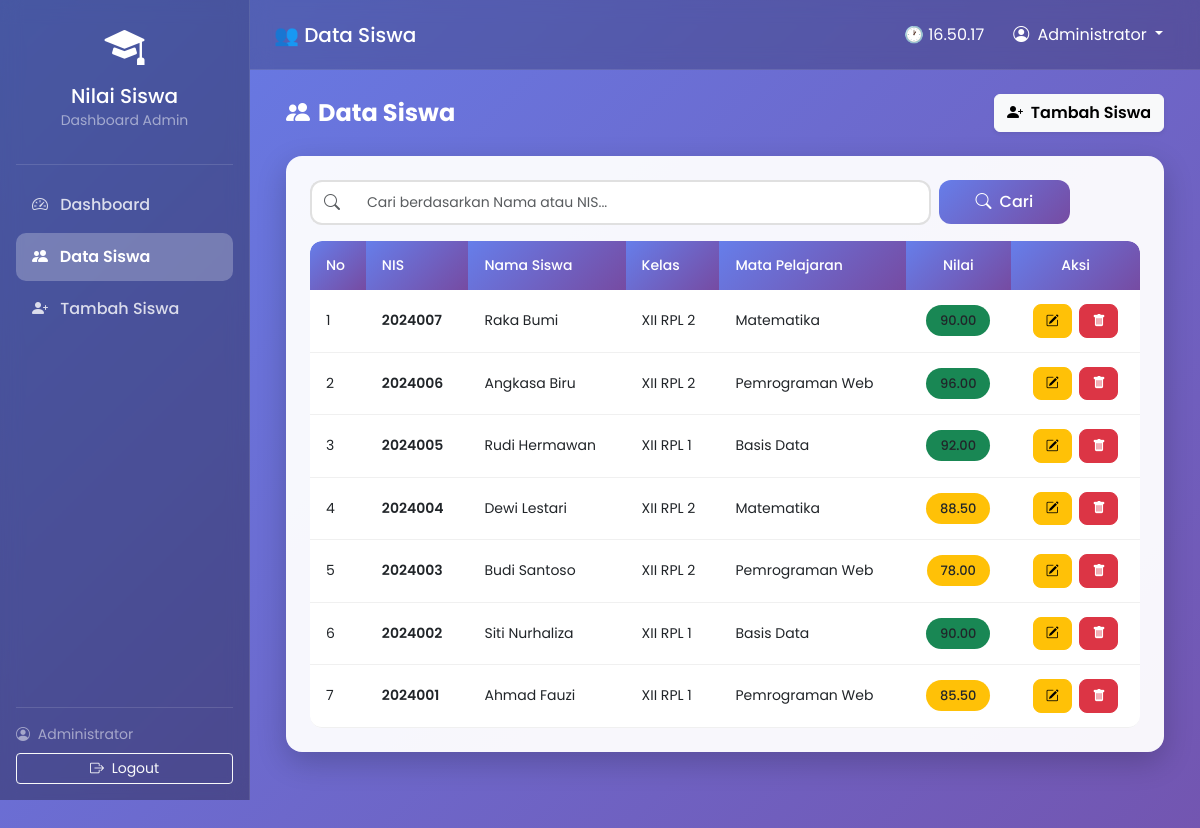
Screenshot of /lihat_siswa.php (signed in) with the database file from the repository.
### tables this page shows
CREATE TABLE `siswa` (
  `id_siswa` int(11) NOT NULL,
  `nis` varchar(20) NOT NULL,
  `nama_siswa` varchar(100) NOT NULL,
  `kelas` varchar(20) NOT NULL,
  `mata_pelajaran` varchar(50) NOT NULL,
  `nilai` decimal(5,2) NOT NULL
);

### lihat_siswa.php (the view, shortened to what this page needs)
<?php
require_once 'koneksi.php';
$keyword = isset($_GET['cari']) ? bersihkan_input($_GET['cari']) : '';
if (!empty($keyword)) {
    $query = "SELECT * FROM siswa WHERE nama_siswa LIKE ? OR nis LIKE ? OR kelas LIKE ? OR mata_pelajaran LIKE ? ORDER BY id_siswa DESC";
    $stmt = mysqli_prepare($koneksi, $query);
    $search_param = "%{$keyword}%";
    mysqli_stmt_bind_param($stmt, "ssss", $search_param, $search_param, $search_param, $search_param);
    mysqli_stmt_execute($stmt);
    $result = mysqli_stmt_get_result($stmt);
} else {
    $query = "SELECT * FROM siswa ORDER BY id_siswa DESC";
    $result = mysqli_query($koneksi, $query);
}
?>
<!DOCTYPE html>
<html lang="id">
<head>
    <link href="https://cdn.jsdelivr.net/npm/bootstrap@5.3.0/dist/css/bootstrap.min.css" rel="stylesheet">
    <link href="https://cdn.jsdelivr.net/npm/bootstrap-icons@1.10.5/font/bootstrap-icons.css" rel="stylesheet">
    <link rel="stylesheet" href="https://cdnjs.cloudflare.com/ajax/libs/animate.css/4.1.1/animate.min.css">
    <link rel="stylesheet" href="style.css">
</head>
<body>
    <?php include 'sidebar.php'; ?>
    <?php include 'navbar.php'; ?>
    <div class="main-content">
        <div class="container-fluid">
            <div class="d-flex flex-wrap justify-content-between align-items-center mb-4 animate__animated animate__fadeInDown">
                <h4 class="text-white fw-bold mb-2 mb-md-0">
                    <i class="bi bi-people-fill me-2"></i>Data Siswa
                </h4>
                <a href="tambah_siswa.php" class="btn btn-light fw-semibold shadow-sm">
                    <i class="bi bi-person-plus-fill me-1"></i> Tambah Siswa
                </a>
            </div>
            <div class="card-custom animate__animated animate__fadeInUp">
                <form method="GET" action="lihat_siswa.php" class="row g-2 mb-3">
                    <div class="col-12 col-md-8 col-lg-9">
                        <div class="input-group">
                            <span class="input-group-text bg-white border-end-0" style="border-radius: 12px 0 0 12px;">
                                <i class="bi bi-search text-muted"></i>
                            </span>
                            <input
                                type="text"
                                name="cari"
                                class="form-control search-box border-start-0"
                                placeholder="Cari berdasarkan Nama atau NIS..."
                                value="<?= htmlspecialchars($keyword) ?>"
                                autocomplete="off"
                            >
                        </div>
                    </div>
                    <div class="col-6 col-md-2 col-lg-2">
                        <button type="submit" class="btn btn-search w-100">
                            <i class="bi bi-search me-1"></i> Cari
                        </button>
                    </div>
                    <div class="col-6 col-md-2 col-lg-1">
                    </div>
                </form>
                <div class="table-responsive">
                    <table class="table table-custom mb-0">
                        <thead>
                            <tr>
                                <th>No</th>
                                <th>NIS</th>
                                <th>Nama Siswa</th>
                                <th>Kelas</th>
                                <th>Mata Pelajaran</th>
                                <th class="text-center">Nilai</th>
                                <th class="text-center">Aksi</th>
                            </tr>
                        </thead>
                        <tbody>
                            <?php if (mysqli_num_rows($result) > 0): ?>
                                <?php $no = 1; ?>
                                <?php while ($row = mysqli_fetch_assoc($result)): ?>
                                    <tr>
                                        <td><?= $no++ ?></td>
                                        <td><span class="fw-semibold"><?= htmlspecialchars($row['nis']) ?></span></td>
                                        <td><?= htmlspecialchars($row['nama_siswa']) ?></td>
                                        <td><?= htmlspecialchars($row['kelas']) ?></td>
                                        <td><?= htmlspecialchars($row['mata_pelajaran']) ?></td>
                                        <td class="text-center">
                                            <?php
                                                $nilai = $row['nilai'];
                                                if ($nilai >= 90) {
                                                    $warna = 'success';
                                                } elseif ($nilai >= 75) {
                                                    $warna = 'warning';
                                                } else {
                                                    $warna = 'danger';
                                                }
                                            ?>
                                            <span class="badge-nilai bg-<?= $warna ?>">
                                                <?= number_format($nilai, 2) ?>
                                            </span>
                                        </td>
                                        <td class="text-center">
                                            <a href="edit_siswa.php?id=<?= $row['id_siswa'] ?>" class="btn btn-warning btn-sm btn-aksi me-1" title="Edit">
                                                <i class="bi bi-pencil-square"></i>
                                            </a>
                                            <a href="hapus_siswa.php?id=<?= $row['id_siswa'] ?>" class="btn btn-danger btn-sm btn-aksi" title="Hapus" onclick="return konfirmasiHapus(event, '<?= htmlspecialchars($row['nama_siswa']) ?>')">
                                                <i class="bi bi-trash-fill"></i>
                                            </a>
                                        </td>
                                    </tr>
                                <?php endwhile; ?>
                            <?php endif; ?>
                        </tbody>
                    </table>
                </div>
            </div>
        </div>
    </div>
</body>
</html>

### sidebar.php
<nav id="sidebar" class="sidebar">
    <div class="sidebar-header text-center py-3">
        <i class="bi bi-mortarboard-fill" style="font-size: 40px; color: #fff;"></i>
        <h5 class="text-white mt-2 mb-0">Nilai Siswa</h5>
        <small class="text-white-50">Dashboard Admin</small>
    </div>
    <hr class="text-white-50 mx-3">
    <ul class="nav flex-column px-3">
        <li class="nav-item">
            <a href="dashboard.php" class="nav-link <?= (basename($_SERVER['PHP_SELF']) == 'dashboard.php') ? 'active' : '' ?>">
                <i class="bi bi-speedometer2 me-2"></i> Dashboard
            </a>
        </li>
        <li class="nav-item">
            <a href="lihat_siswa.php" class="nav-link <?= (basename($_SERVER['PHP_SELF']) == 'lihat_siswa.php') ? 'active' : '' ?>">
                <i class="bi bi-people-fill me-2"></i> Data Siswa
            </a>
        </li>
        <li class="nav-item">
            <a href="tambah_siswa.php" class="nav-link <?= (basename($_SERVER['PHP_SELF']) == 'tambah_siswa.php') ? 'active' : '' ?>">
                <i class="bi bi-person-plus-fill me-2"></i> Tambah Siswa
            </a>
        </li>
    </ul>
    <hr class="text-white-50 mx-3 mt-auto">
    <div class="px-3 pb-3">
        <div class="text-white-50 small mb-2">
            <i class="bi bi-person-circle me-1"></i> <?= $_SESSION['nama'] ?>
        </div>
        <a href="logout.php" class="btn btn-outline-light btn-sm w-100">
            <i class="bi bi-box-arrow-right me-1"></i> Logout
        </a>
    </div>
</nav>

### navbar.php (shortened to what this page needs)
<nav class="navbar-top">
    <div class="d-flex align-items-center">
        <h5 class="mb-0 text-white">
            <?php
                $halaman = basename($_SERVER['PHP_SELF']);
                switch ($halaman) {
                    case 'lihat_siswa.php': echo '👥 Data Siswa'; break;
                }
            ?>
        </h5>
    </div>
    <div class="d-flex align-items-center text-white">
        <span class="me-3 d-none d-md-inline" id="jam"></span>
        <div class="dropdown">
            <button class="btn btn-link text-white dropdown-toggle text-decoration-none" type="button" data-bs-toggle="dropdown">
                <i class="bi bi-person-circle me-1"></i> <?= $_SESSION['nama'] ?>
            </button>
        </div>
    </div>
</nav>

### style.css (style rules this page uses)
* { font-family: 'Poppins', sans-serif; }
body { background: linear-gradient(135deg, #667eea 0%, #764ba2 100%); background-attachment: fixed; margin: 0; padding: 0; }
.sidebar { position: fixed; top: 0; left: 0; height: 100vh; width: 250px; background: rgba(0, 0, 0, 0.3); backdrop-filter: blur(10px); -webkit-backdrop-filter: blur(10px); border-right: 1px solid rgba(255, 255, 255, 0.1); display: flex; flex-direction: column; z-index: 1000; transition: transform 0.3s ease; overflow-y: auto; }
.sidebar .sidebar-header { padding: 20px 16px; }
.sidebar .nav-link { color: rgba(255, 255, 255, 0.8); padding: 12px 16px; border-radius: 10px; margin-bottom: 4px; transition: all 0.3s; font-weight: 500; }
.sidebar .nav-link.active { background: rgba(255, 255, 255, 0.25); color: #fff; font-weight: 600; }
.navbar-top { position: fixed; top: 0; left: 250px; right: 0; height: 70px; background: rgba(0, 0, 0, 0.2); backdrop-filter: blur(10px); -webkit-backdrop-filter: blur(10px); display: flex; align-items: center; justify-content: space-between; padding: 0 24px; z-index: 999; border-bottom: 1px solid rgba(255, 255, 255, 0.1); }
.main-content { margin-left: 250px; margin-top: 70px; padding: 24px; min-height: 100vh; }
.card-custom { background: rgba(255, 255, 255, 0.95); border-radius: 16px; box-shadow: 0 10px 30px rgba(0, 0, 0, 0.2); border: none; padding: 24px; transition: all 0.3s; }
.form-control, .form-select { border-radius: 10px; padding: 10px 15px; border: 2px solid #e0e0e0; transition: all 0.3s; font-size: 14px; }
.search-box { border-radius: 12px; padding: 10px 16px; border: 2px solid #e0e0e0; transition: all 0.3s; }
.input-group .input-group-text { border-radius: 12px 0 0 12px; border: 2px solid #e0e0e0; border-right: none; background: white; }
.input-group .search-box { border-left: none; border-radius: 0 12px 12px 0; }
.btn-search { background: linear-gradient(135deg, #667eea 0%, #764ba2 100%); border: none; border-radius: 12px; padding: 10px 20px; color: white; font-weight: 500; transition: all 0.3s; }
.btn-aksi { border-radius: 8px; padding: 6px 12px; font-size: 13px; transition: all 0.3s; }
.table-custom { border-collapse: separate; border-spacing: 0; }
.table-custom thead th { background: linear-gradient(135deg, #667eea 0%, #764ba2 100%); color: white; font-weight: 500; padding: 14px 16px; border: none; font-size: 14px; white-space: nowrap; }
.table-custom thead th:first-child { border-radius: 12px 0 0 0; }
.table-custom thead th:last-child { border-radius: 0 12px 0 0; }
.table-custom tbody td { padding: 14px 16px; vertical-align: middle; border-bottom: 1px solid #f0f0f0; font-size: 14px; transition: all 0.2s; }
.table-custom tbody tr { transition: all 0.2s; }
.table-custom tbody tr:last-child td:first-child { border-radius: 0 0 0 12px; }
.table-custom tbody tr:last-child td:last-child { border-radius: 0 0 12px 0; }
.table-responsive { border-radius: 12px; overflow-x: auto; -webkit-overflow-scrolling: touch; }
.badge-nilai { padding: 6px 14px; border-radius: 20px; font-weight: 500; font-size: 13px; white-space: nowrap; }
.card-custom.animate__fadeInUp, .stat-card.animate__fadeInUp, .card-welcome.animate__fadeInUp { --animate-duration: 0.6s; }

### rows the page displays
siswa: nis "2024007", nama_siswa "Raka Bumi", kelas "XII RPL 2", mata_pelajaran "Matematika", nilai "90.00"
siswa: nis "2024006", nama_siswa "Angkasa Biru", kelas "XII RPL 2", mata_pelajaran "Pemrograman Web", nilai "96.00"
siswa: nis "2024005", nama_siswa "Rudi Hermawan", kelas "XII RPL 1", mata_pelajaran "Basis Data", nilai "92.00"
siswa: nis "2024004", nama_siswa "Dewi Lestari", kelas "XII RPL 2", mata_pelajaran "Matematika", nilai "88.50"
siswa: nis "2024003", nama_siswa "Budi Santoso", kelas "XII RPL 2", mata_pelajaran "Pemrograman Web", nilai "78.00"
siswa: nis "2024002", nama_siswa "Siti Nurhaliza", kelas "XII RPL 1", mata_pelajaran "Basis Data", nilai "90.00"
siswa: nis "2024001", nama_siswa "Ahmad Fauzi", kelas "XII RPL 1", mata_pelajaran "Pemrograman Web", nilai "85.50"

### other values shown
$_SESSION['nama'] "Administrator"
